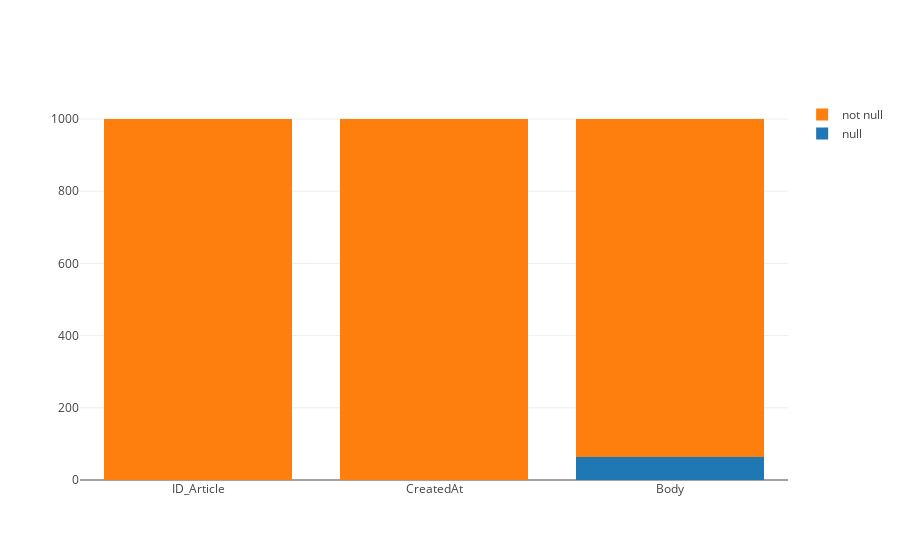

Here is the notebook cell this chart was saved with:
### Code cell
cols = ["ID_Article","CreatedAt","Body"]


trace1 = go.Bar(
    x=cols,
    y=[df[col].isnull().sum() for col in cols],
    name='null'
)
trace2 = go.Bar(
    x=cols,
    y=[df[col].count() for col in cols],
    name='not null'
)

data = [trace1, trace2]
layout = go.Layout(
    barmode='stack'
)

fig = go.Figure(data=data, layout=layout)
py.offline.iplot(fig, filename='stacked-bar')

### Figure 1 — Plotly figure (JSON) as saved in the notebook; plotly's stock layout.template omitted (floating-point values rounded to 4 significant figures)
{"data": [{"name": "null", "type": "bar", "uid": "9c851e7a-df8f-11e8-9a32-c85b767d85a1", "x": ["ID_Article", "CreatedAt", "Body"], "y": [0, 0, 63]}, {"name": "not null", "type": "bar", "uid": "9c851e7b-df8f-11e8-b82f-c85b767d85a1", "x": ["ID_Article", "CreatedAt", "Body"], "y": [1000, 1000, 937]}], "layout": {"barmode": "stack"}}
